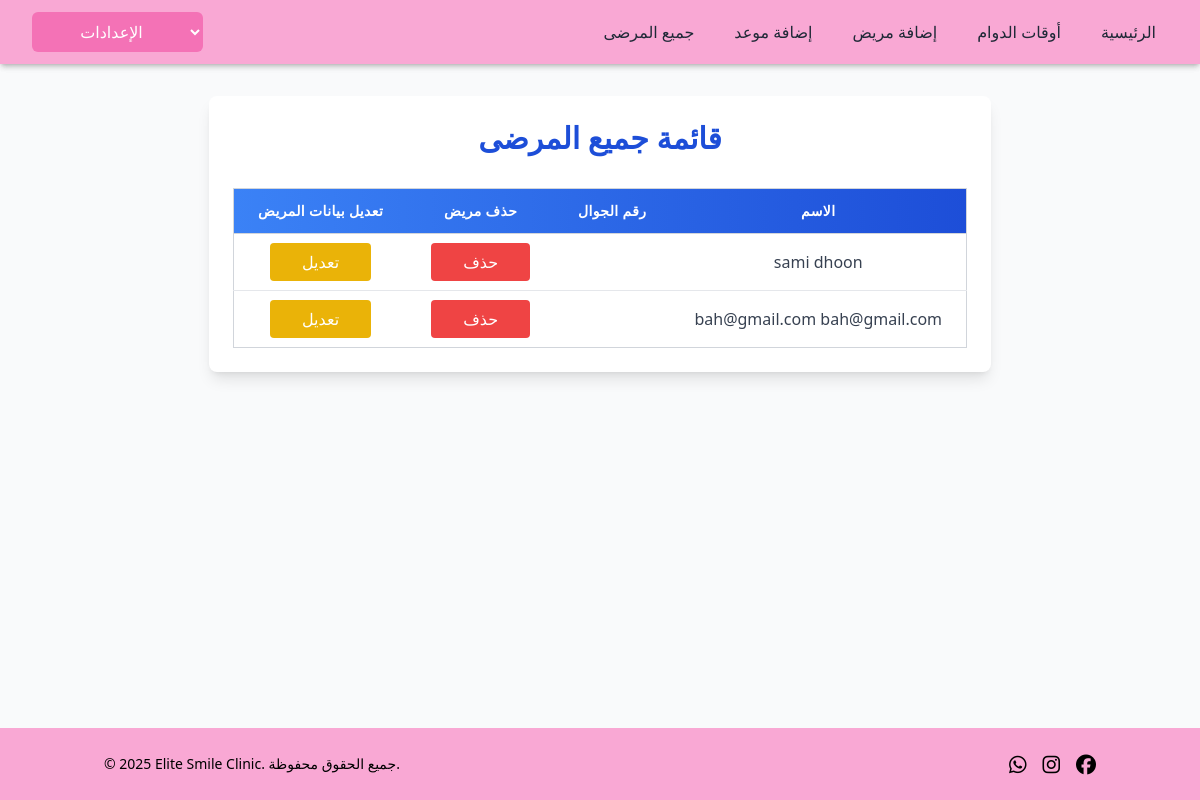
The page /doctor/all_patients on the database as committed earlier.
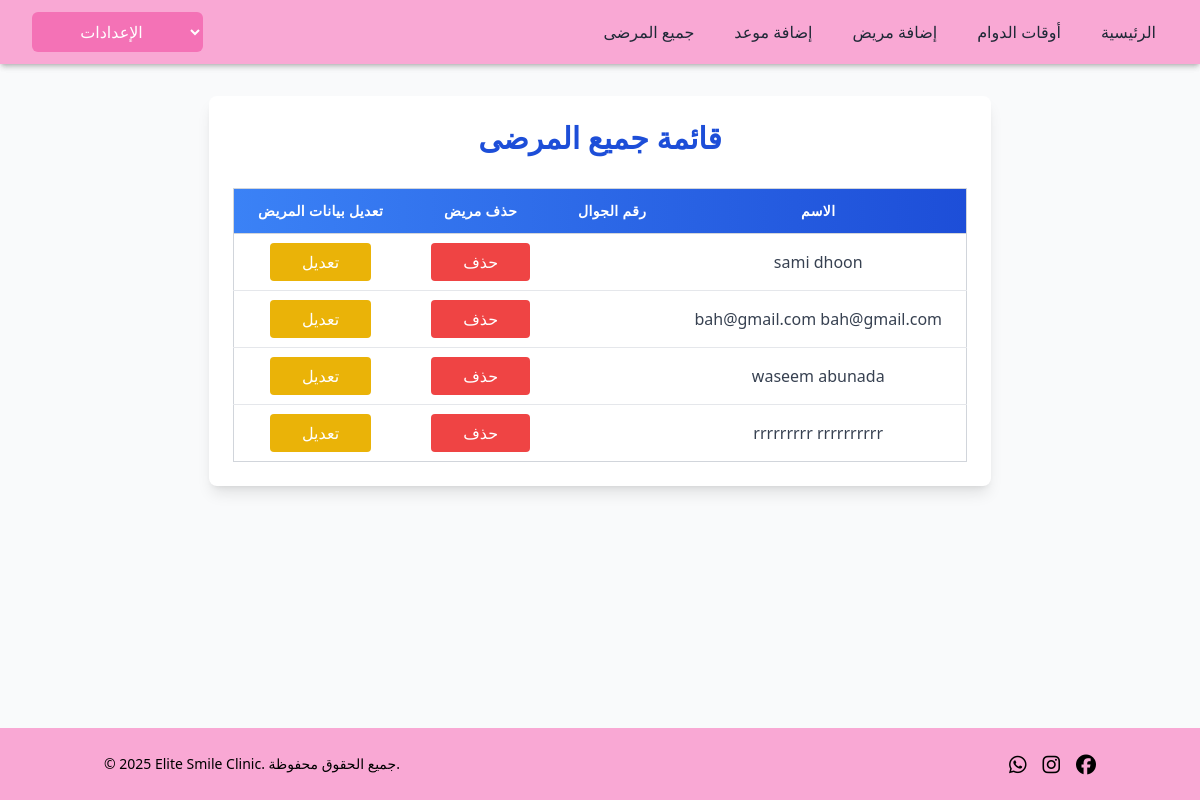
The same page on the database as committed later.
### clinic_app/models.py (models this page shows, shortened)
class User(models.Model):
    first_name = models.CharField(max_length=255)
    last_name = models.CharField(max_length=255)
    email = models.CharField(max_length=255)
    password = models.CharField(max_length=255)
    role = models.CharField(max_length=255, default='patient')
    doctor = models.ForeignKey('self', null=True, blank=True, on_delete=models.SET_NULL, related_name='patients')
    birth_date = models.DateField(blank=True, null=True)
    gender = models.CharField(max_length=10, blank=True)  # No need for null=True in CharField
    social_status = models.CharField(max_length=20, blank=True)
    id_number = models.CharField(max_length=20, blank=True)
    phone = models.CharField(max_length=20, blank=True)
    chronic_disease = models.BooleanField(default=False)
    takes_medications = models.BooleanField(default=False)
    drug_allergy = models.BooleanField(default=False)
    allergy_details = models.TextField(blank=True)
    dialysis =models.BooleanField(default=False)
    treatment_plan = models.TextField(blank=True)
    created_at = models.DateTimeField(auto_now_add=True)
    updated_at = models.DateTimeField(auto_now=True)
    objects = UserManager()

### doctor_app/views.py (the view)
# urls.py: path('all_patients', views.all_patients, name='all_patients_display'),
def all_patients(request):
    context = {
            'patients': User.objects.filter(role='patient')
        }
    return render(request, 'doctor/all_patients_display.html', context)

### doctor_app/templates/doctor/all_patients_display.html (shortened to what this page needs)
<!DOCTYPE html>
<html lang="en">
<head>
    <script src="https://cdn.tailwindcss.com"></script>
</head>
    <body class="flex flex-col min-h-screen bg-gray-50 font-sans">
    <div dir="ltr" class="shadow-md bg-white">
        {% include 'doctor/navbardoctor.html' %}
    </div>
    <main class="flex-grow max-w-6xl mx-auto px-4 py-8" dir="rtl">
        <div class="bg-white shadow-lg rounded-lg p-6">
            <h1 class="text-3xl font-bold text-center text-blue-700 mb-8">قائمة جميع المرضى</h1>
            <div class="overflow-x-auto">
                <table class="min-w-full border border-gray-300 rounded-lg text-center shadow-sm">
                    <thead class="bg-gradient-to-r from-blue-500 to-blue-700 text-white">
                        <tr>
                            <th class="py-3 px-6 border-b border-gray-300 text-sm font-semibold tracking-wide">الاسم </th>
                            <th class="py-3 px-6 border-b border-gray-300 text-sm font-semibold tracking-wide">رقم الجوال </th>
                            <th class="py-3 px-6 border-b border-gray-300 text-sm font-semibold tracking-wide">  حذف مريض</th>
                            <th class="py-3 px-6 border-b border-gray-300 text-sm font-semibold tracking-wide">  تعديل بيانات المريض</th>
                        </tr>
                    </thead>
                    <tbody class="bg-white divide-y divide-gray-200 text-gray-700">
                        {% for patient in patients %}
                        <tr class="hover:bg-blue-50 transition duration-200 ease-in-out">
                            <td class="py-4 px-6"><a href="patient_details_display/{{patient.id}}">{{ patient.first_name }} {{ patient.last_name }}</a></td>
                            <td class="py-4 px-6">{{ patient.phone }}</td>
                            <td class="py-4 px-6"><a href="delete_patient/{{patient.id}}"
                                class="bg-red-500 hover:bg-red-800 text-white py-2 px-8 rounded"><button>حذف</button></a></td>
                            <td class="py-4 px-6"><a href="edit_patient_display/{{patient.id}}"
                                class="bg-yellow-500 hover:bg-yellow-600 text-white py-2 px-8 rounded"><button>تعديل</button></a></td>
                        </tr>
                        {% endfor %}
                    </tbody>
                </table>
            </div>
    </main>
    <div class="p-16"></div>
    <footer class=" text-center ">
        {% include 'clinic/footer.html' %}
    </footer>
</body>
</html>

Rows that differ between the two databases and show on the page:
added User: first_name "waseem", last_name "abunada"
added User: first_name "rrrrrrrrr", last_name "rrrrrrrrrr"
